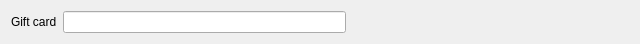
<?xml version="1.0" encoding="UTF-8"?>
<ui version="4.0">
 <class>FGiftCartUsage</class>
 <widget class="QWidget" name="FGiftCartUsage">
  <property name="geometry">
   <rect>
    <x>0</x>
    <y>0</y>
    <width>640</width>
    <height>32</height>
   </rect>
  </property>
  <layout class="QHBoxLayout" name="horizontalLayout">
   <item>
    <widget class="QLabel" name="label">
     <property name="text">
      <string>Gift card</string>
     </property>
    </widget>
   </item>
   <item>
    <widget class="QLineEdit" name="leCard">
     <property name="readOnly">
      <bool>true</bool>
     </property>
    </widget>
   </item>
   <item>
    <spacer name="horizontalSpacer">
     <property name="orientation">
      <enum>Qt::Horizontal</enum>
     </property>
     <property name="sizeHint" stdset="0">
      <size>
       <width>40</width>
       <height>20</height>
      </size>
     </property>
    </spacer>
   </item>
  </layout>
 </widget>
 <resources/>
 <connections/>
</ui>
